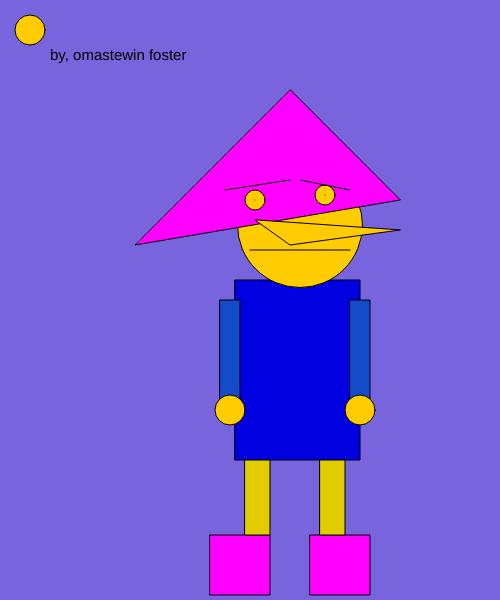
Frame 1 (no input)
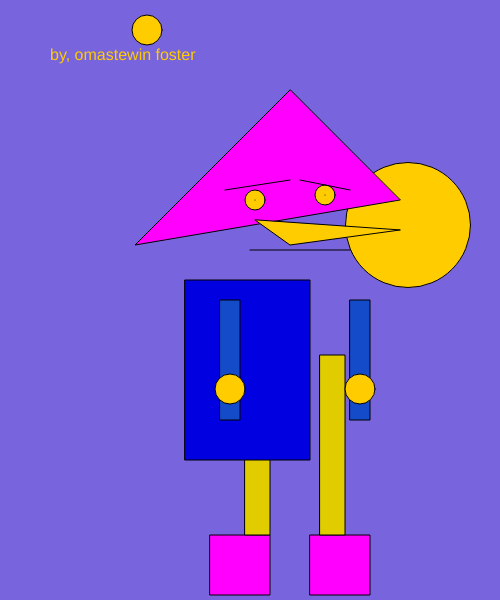
Frame 60 (no input)
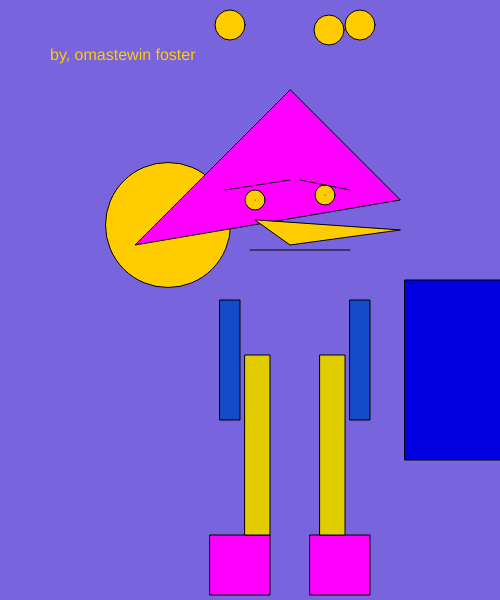
Frame 120 (the mouse pressed at the canvas centre since frame 60)

The p5.js sketch that drew these frames (run headless with seeded random() and noise() and a simulated clock; from frame 60 on, the mouse is pressed at the canvas centre):

// p5.js sketch
// ── sketch.js

// Sun Varibles!
var sunx = 30;
var suny = 30;
var sundiameter = 30;
var sunmovement = 13;

//Varibles for the hands
var handy = 410;
var handdiameter = 30;
var handmovement = 7;

// Varibles for my head
var headx = 300;
var heady = 225;
var headdiameter = 125;
var headmovement = 4;

// Varibles for my "signature"
var size = 15;
var count = 0;
var sizeDirection = 1;

var bodyx= 235;
var bodyy= 280;
var bodymovement = 10;





function setup()
{
  createCanvas (500, 600);
}
function draw ()
  {
  // This entier body of shapes makes up the self portrait of O'mastewin Foster
  background (120, 100, 220);

  textSize(size);
    size+= sizeDirection;
    count++;
    if(count > 5)
    {
        sizeDirection *=-1;
        count = 0;
    }
        text('by, omastewin foster', 50, 60);

// Sun
  fill(255, 204, 0);
  circle(sunx, suny, sundiameter);

  if(sunx >=470 || sunx<=0 )
  {
  sunmovement*=-1;
  }

  sunx+=sunmovement;

  // Feet
  fill('magenta');
   square(210, 535, 60);
   fill('magenta');
   square(310, 535, 60);

   // Legs
   fill(225, 204, 0);
   rect(320, 355, 25, 180);
   fill(225, 204, 0);
   rect(245, 355, 25, 180);

// Body
fill(0,0, 225);
rect(bodyx, bodyy, 125, 180);
if(bodyx >=500 || bodyx<=0 )
{
bodymovement*=-1;
}

bodyx+=bodymovement;




// Face
fill (255, 204, 0);
circle(headx, heady, headdiameter);
if(headx>= 470 || headx <= 0)
{
  headmovement*=-1;
}
headx+=headmovement;

fill('magenta');
triangle(400, 200, 135, 245, 290, 90);

//Arms
fill(20, 75, 200);
rect(220,300,20,120);
fill(20, 75, 200);
rect(350,300,20,120);

// hands
fill(255, 204, 0);
circle( 360, handy, handdiameter);
fill(255, 204, 0);
circle(230, handy, handdiameter);
if(handy >=600|| handy<=0 )
{
handmovement*=-1;
}

handy+=handmovement;

//eyes and smile
line(250, 250, 350, 250);
circle(255, 200, 20);
circle(325, 195, 20);

//eyebrows
line(225, 190, 290, 180);
line(350, 190, 300, 180);

// nose
triangle(400, 230, 290, 245, 255, 220);

// puples
point(255, 200);
point(325, 195);
}
